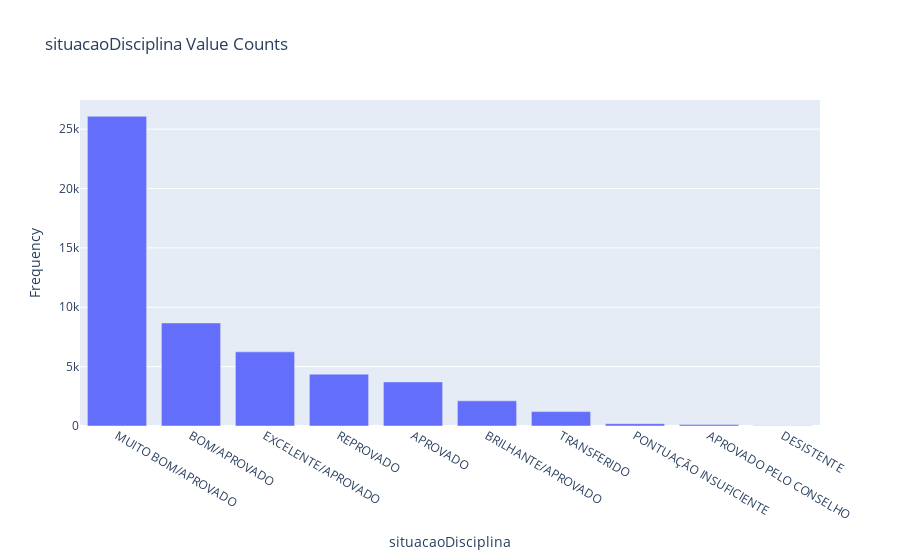

Here is the notebook cell this chart was saved with:
### Code cell
# DISCLAIMER: 'df' refers to the data you passed in when calling 'dtale.show'

import numpy as np
import pandas as pd
import plotly.graph_objs as go

if isinstance(df, (pd.DatetimeIndex, pd.MultiIndex)):
	df = df.to_frame(index=False)

# remove any pre-existing indices for ease of use in the D-Tale code, but this is not required
df = df.reset_index().drop('index', axis=1, errors='ignore')
df.columns = [str(c) for c in df.columns]  # update columns to strings in case they are numbers

s = df[~pd.isnull(df['situacaoDisciplina'])]['situacaoDisciplina']
chart = pd.value_counts(s).to_frame(name='data')
chart['percent'] = (chart['data'] / chart['data'].sum()) * 100
chart.index.name = 'labels'
chart = chart.reset_index().sort_values(['data', 'labels'], ascending=[False, True])
chart = chart[:100]
charts = [go.Bar(x=chart['labels'].values, y=chart['data'].values, name='Frequency')]
figure = go.Figure(data=charts, layout=go.Layout({
    'barmode': 'group',
    'legend': {'orientation': 'h'},
    'title': {'text': 'situacaoDisciplina Value Counts'},
    'xaxis': {'title': {'text': 'situacaoDisciplina'}},
    'yaxis': {'title': {'text': 'Frequency'}}
}))

# If you're having trouble viewing your chart in your notebook try passing your 'chart' into this snippet:
#
# from plotly.offline import iplot, init_notebook_mode
#
# init_notebook_mode(connected=True)
for chart in charts:
    chart.pop('id', None) # for some reason iplot does not like 'id'
iplot(figure)

### Figure 1 — Plotly figure (JSON) as saved in the notebook; plotly's stock layout.template omitted (floating-point values rounded to 4 significant figures)
{"data": [{"name": "Frequency", "type": "bar", "x": ["MUITO BOM/APROVADO", "BOM/APROVADO", "EXCELENTE/APROVADO", "REPROVADO", "APROVADO", "BRILHANTE/APROVADO", "TRANSFERIDO", "PONTUAÇÃO INSUFICIENTE", "APROVADO PELO CONSELHO", "DESISTENTE"], "y": [26083, 8679, 6246, 4368, 3714, 2119, 1211, 195, 135, 20]}], "layout": {"autosize": true, "barmode": "group", "legend": {"orientation": "h"}, "title": {"text": "situacaoDisciplina Value Counts"}, "xaxis": {"autorange": true, "range": [-0.5, 9.5], "title": {"text": "situacaoDisciplina"}, "type": "category"}, "yaxis": {"autorange": true, "range": [0, 27460.0], "title": {"text": "Frequency"}, "type": "linear"}}}
